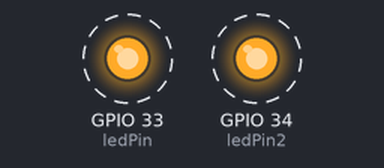
The sketch below on a simulated ESP32. Shown: output pins drawn as LEDs (lit = HIGH). Dashed ring = blinking.

Above: at 0.2 s.
Timing chart, 0 to 3.0 s (numbered marks = the images above):
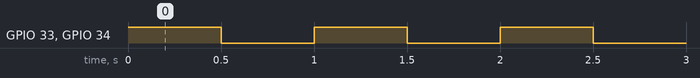

The sketch:

ledBlink.ino
```cpp
int ledPin = 33;
int ledPin2 = 34;

void setup() {
  // put your setup code here, to run once:
  pinMode(ledPin, OUTPUT);
  pinMode(ledPin2, OUTPUT);
}

void loop() {
  // put your main code here, to run repeatedly:
  digitalWrite(ledPin, HIGH);
  digitalWrite(ledPin2, HIGH);
  delay(500);
  digitalWrite(ledPin, LOW);
  digitalWrite(ledPin2, LOW);
  delay(500);
}
```

Measured:
- by itself, GPIO 33 (ledPin), GPIO 34 (ledPin2): alternates HIGH for 0.50 s and LOW for 0.50 s
